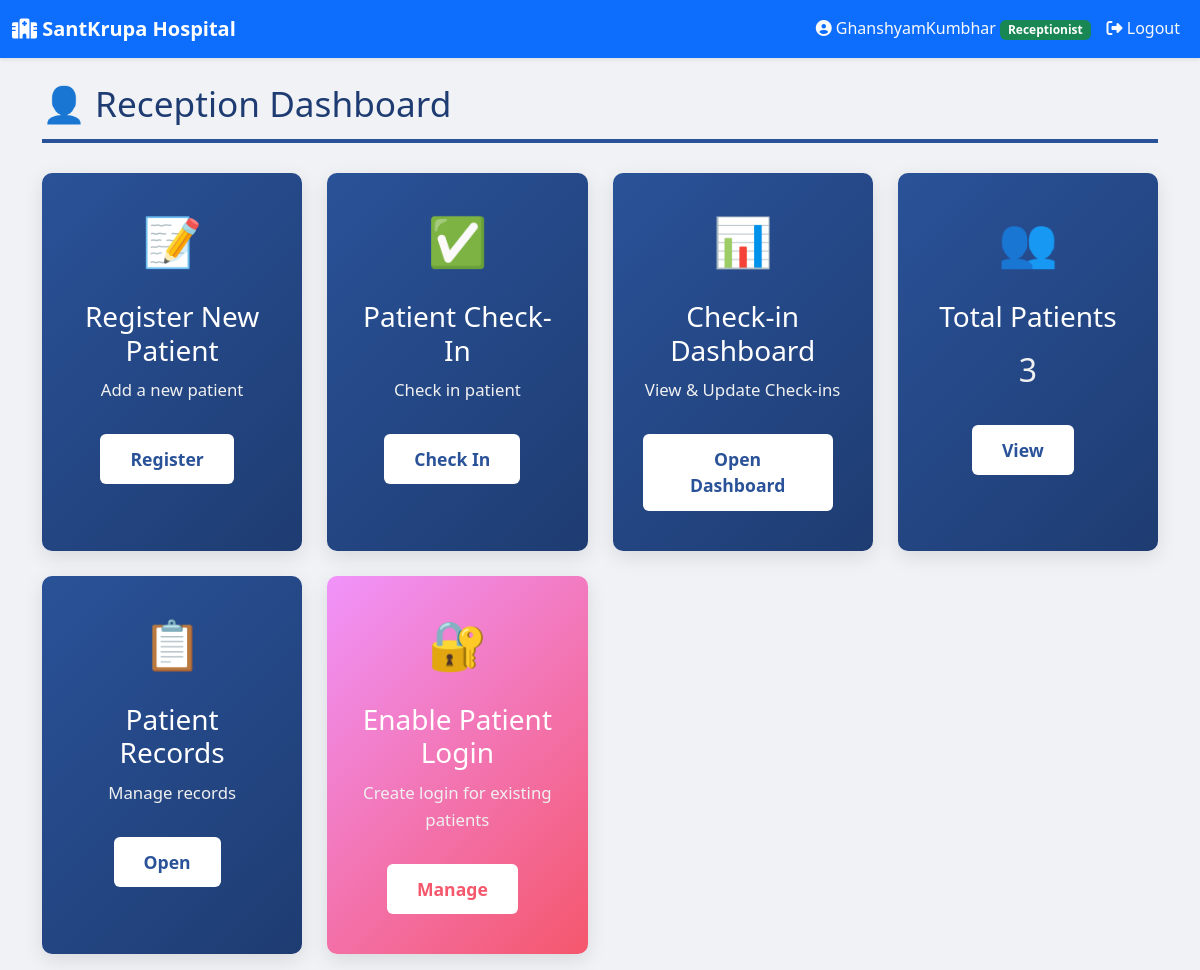
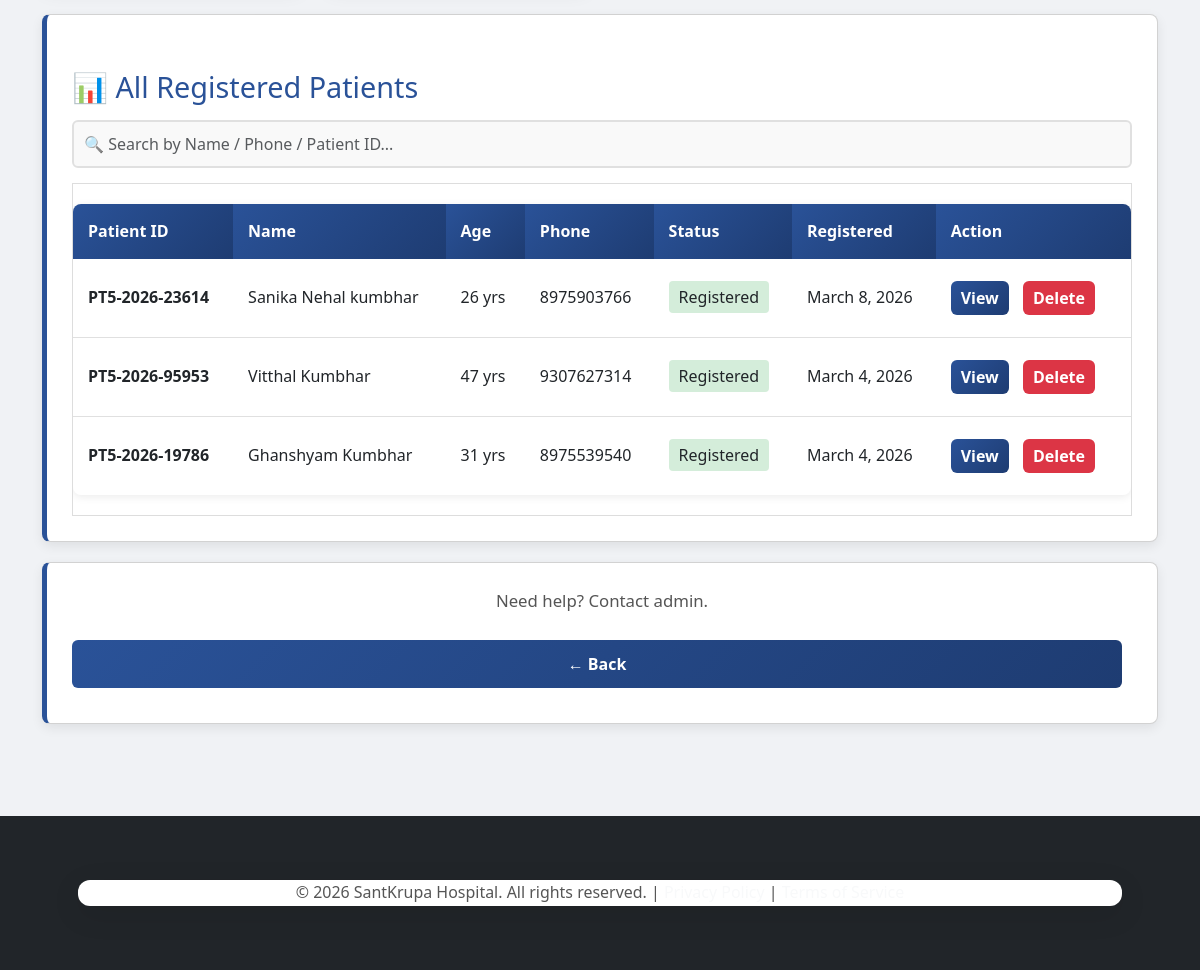
Before: /clinic/santkrupa/reception/dashboard/ (signed in) with the older database file (2 pictures, top to bottom).
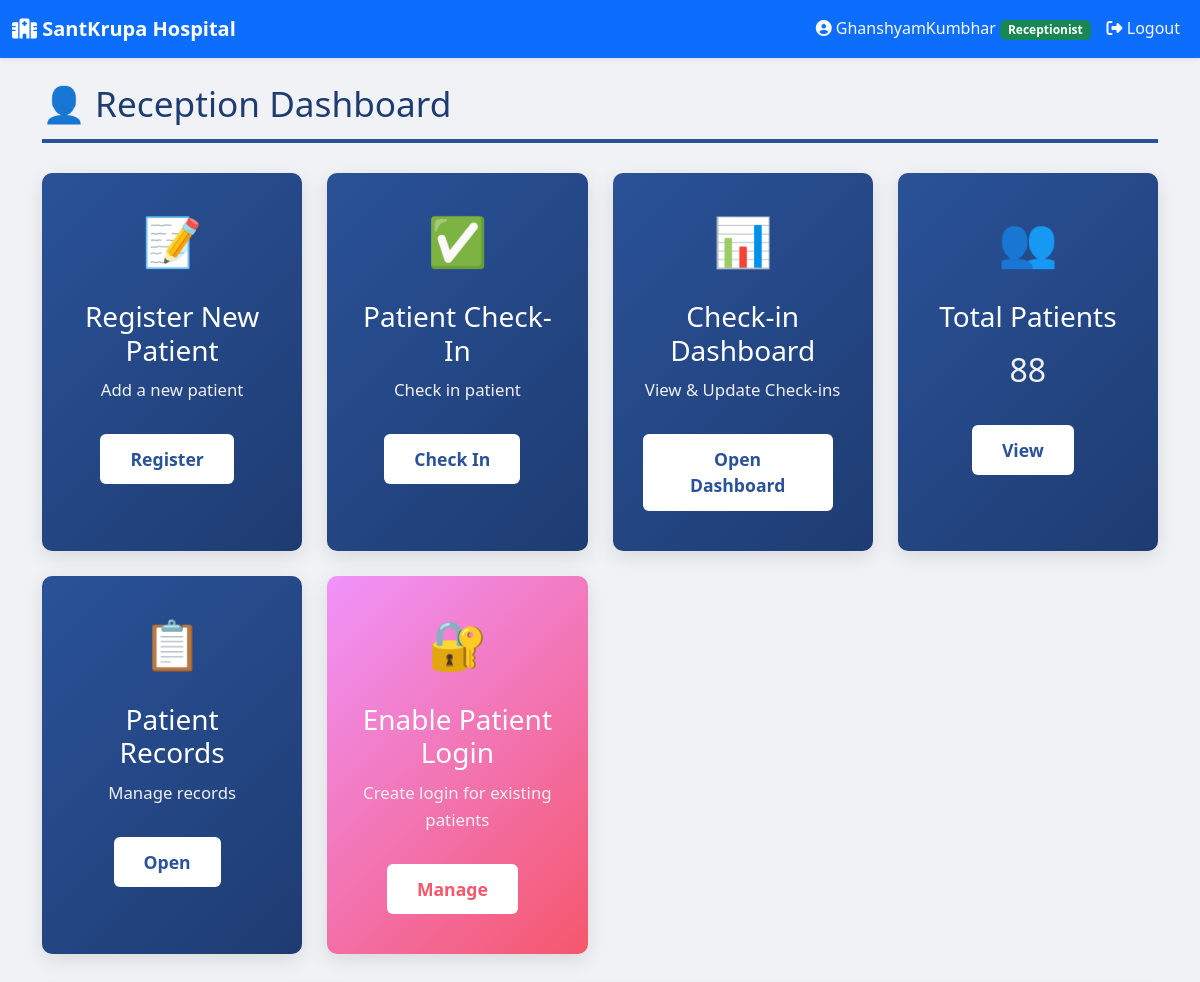
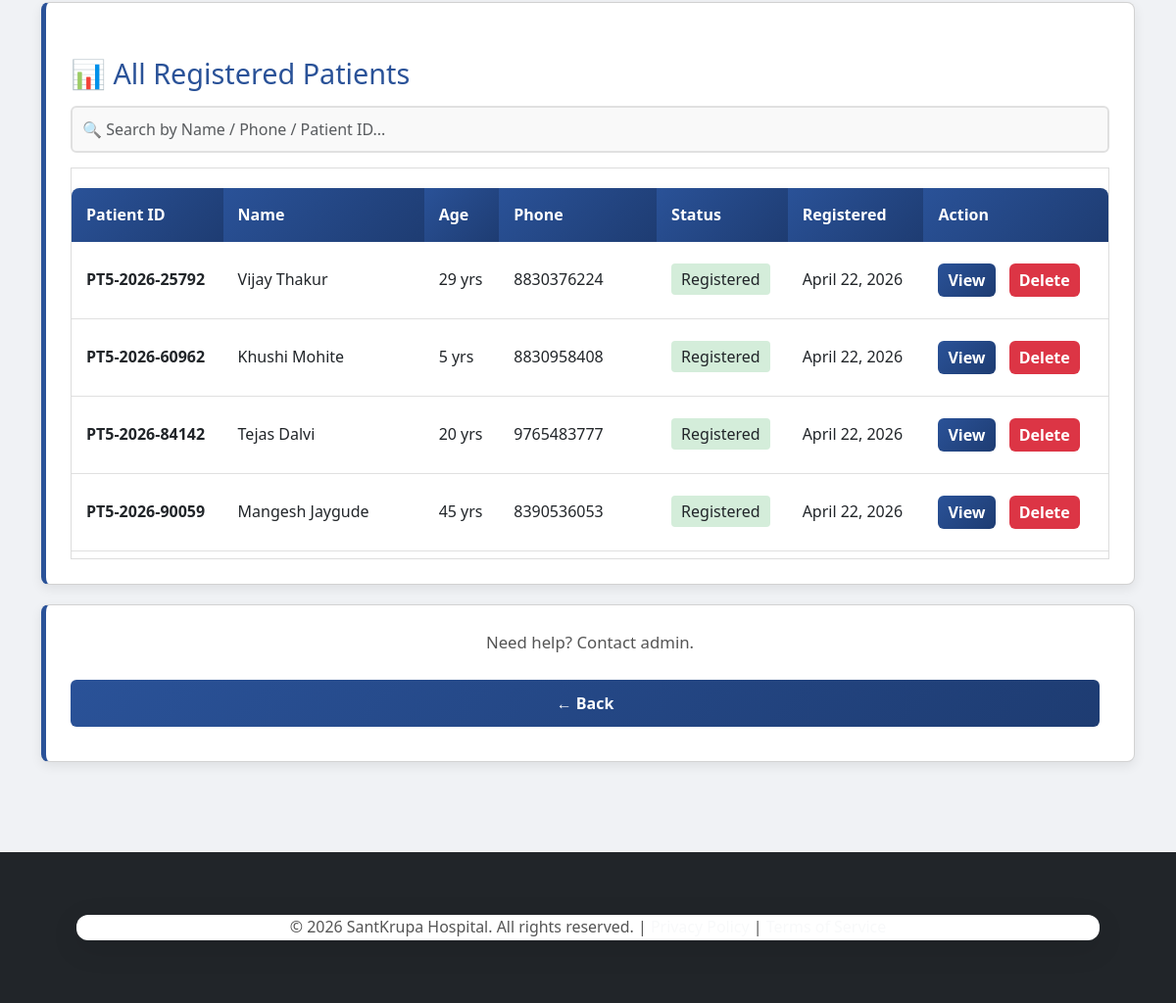
After: the same page with the newer database file (2 pictures, top to bottom).
### hospital/models.py (models this page shows, shortened)
class Patient(models.Model):
    STATUS_CHOICES = [
        ('registered', 'Registered'),
        ('in_diagnosis', 'In Diagnosis'),
        ('treatment_started', 'Treatment Started'),
        ('discharged', 'Discharged'),
    ]
    GENDER_CHOICES = [
        ('male', 'Male'),
        ('female', 'Female'),
        ('other', 'Other'),
    ]
    clinic = models.ForeignKey(Clinic, on_delete=models.CASCADE, related_name='patients', null=True, blank=True)
    patient_id = models.CharField(max_length=20, editable=False)
    user = models.OneToOneField(User, on_delete=models.CASCADE, null=True, blank=True)
    patient_name = models.CharField(max_length=100)
    age = models.IntegerField()
    gender = models.CharField(max_length=10, choices=GENDER_CHOICES, blank=True)
    address = models.TextField()
    phone_number = models.CharField(max_length=15)
    date_of_birth = models.DateField(null=True, blank=True)
    weight = models.FloatField(null=True, blank=True)
    registration_date = models.DateField(auto_now_add=True)
    status = models.CharField(max_length=20, choices=STATUS_CHOICES, default='registered')
    default_password = models.CharField(max_length=20, blank=True)
    registered_by = models.ForeignKey(User, on_delete=models.SET_NULL, null=True, blank=True,
                                     related_name='patients_registered',
                                     limit_choices_to={'role': 'receptionist'})
    objects = ClinicManager()
    class Meta:
        ordering = ['-registration_date']
        unique_together = [['clinic', 'patient_id']]
        indexes = [
            models.Index(fields=['clinic', 'registration_date']),
            models.Index(fields=['clinic', 'phone_number']),
            models.Index(fields=['clinic', 'patient_name']),
            models.Index(fields=['clinic', 'patient_id']),
        ]

### hospital/views.py (the view)
# urls.py: path('reception/dashboard/', views.reception_dashboard, name='reception_dashboard'),
@login_required(login_url='login')
@require_http_methods(["GET", "POST"])
def reception_dashboard(request, clinic_slug=None):
    if request.user.role != 'receptionist':
        return redirect('homepage')
    clinic = getattr(request, 'clinic', None)
    if not clinic and clinic_slug:
        try:
            clinic = Clinic.objects.get(slug=clinic_slug)
        except Clinic.DoesNotExist:
            clinic = None
    if not clinic and getattr(request.user, 'clinic', None):
        clinic = request.user.clinic
    patients = Patient.objects.filter(clinic=clinic).order_by('-registration_date') if clinic else Patient.objects.all().order_by('-registration_date')
    from django.utils import timezone
    today = timezone.now().date()
    todays_visits = PatientVisit.objects.filter(check_in_date__date=today, clinic=clinic).count() if clinic else PatientVisit.objects.filter(check_in_date__date=today).count()
    pending_prescriptions = Prescription.objects.filter(status='pending', clinic=clinic).count() if clinic else Prescription.objects.filter(status='pending').count()
    context = {
        'clinic': clinic,
        'patients': patients,
        'total_patients': patients.count(),
        'todays_visits': todays_visits,
        'pending_prescriptions': pending_prescriptions,
    }
    return render(request, 'hospital/reception/dashboard.html', context)

### hospital/managers.py (called while the page is built)
    def get_queryset(self):
        return super().get_queryset()

### hospital/templates/hospital/reception/dashboard.html (shortened to what the changed rows need)
{% extends "hospital/base.html" %}
{% block content %}
<h1>👤 Reception Dashboard</h1>
<div class="dashboard-grid">
    <div class="dashboard-item">
        <div class="icon">👥</div>
        <h3 style="color: #fff;">Total Patients</h3>
        <p style="color: #f0f0f0; font-size: 2em;">{{ total_patients }}</p>
        <a href="#patients" class="btn" style="background:#fff; color:#2a5298;">View</a>
    </div>
</div>
<div class="card" id="patients">
    <h2>📊 All Registered Patients</h2>
    {% if patients %}
    <div style="max-height: 400px; overflow-y: auto; overflow-x: auto; border:1px solid #ddd;">
        <table style="width:100%; border-collapse: collapse;">
            <thead style="position: sticky; top: 0; background: #f8f9fa; z-index: 1;">
                <tr>
                    <th>Patient ID</th>
                    <th>Name</th>
                    <th>Age</th>
                    <th>Phone</th>
                    <th>Status</th>
                    <th>Registered</th>
                    <th>Action</th>
                </tr>
            </thead>
            <tbody id="patientTable">
                {% for patient in patients %}
                <tr>
                    <td><strong>{{ patient.patient_id }}</strong></td>
                    <td>{{ patient.patient_name }}</td>
                    <td>{{ patient.age }} yrs</td>
                    <td>{{ patient.phone_number }}</td>
                    <td>
                        <span style="
                            background:
                            {% if patient.status == 'registered' %}#d4edda
                            {% elif patient.status == 'in_diagnosis' %}#fff3cd
                            {% elif patient.status == 'treatment_started' %}#d1ecf1
                            {% else %}#d4edda{% endif %};
                            padding:5px 10px;
                            border-radius:4px;
                        ">
                            {{ patient.get_status_display }}
                        </span>
                    </td>
                    <td>{{ patient.registration_date }}</td>
                    <td>
                        {% if clinic %}
                        <a href="{% url 'patient_details' clinic.slug patient.id %}" class="btn"
                            style="padding:5px 10px;">View</a>
                        <a href="{% url 'delete_patient' clinic.slug patient.id %}" class="btn"
                            style="background:#dc3545; padding:5px 10px;">Delete</a>
                        {% else %}
                        <a href="#" class="btn">View</a>
                        <a href="#" class="btn" style="background:#dc3545;">Delete</a>
                        {% endif %}
                    </td>
                </tr>
                {% endfor %}
            </tbody>
        </table>
    </div>
    {% else %}
    <div class="alert-info">No patients registered yet.</div>
    {% endif %}
</div>
{% endblock %}

Changed rows visible on the page:
no longer on this page (row edited): Patient: patient_id "PT5-2026-23614", patient_name "Sanika Nehal kumbhar", age "26", phone_number "8975903766", status "Registered", registration_date "March 8, 2026", shows "View"
removed Patient: patient_id "PT5-2026-95953", patient_name "Vitthal Kumbhar", age "47", phone_number "9307627314", status "Registered", registration_date "March 4, 2026", shows "View"
removed Patient: patient_id "PT5-2026-19786", patient_name "Ghanshyam Kumbhar", age "31", phone_number "8975539540", status "Registered", registration_date "March 4, 2026", shows "View"
added Patient: patient_id "PT5-2026-25792", patient_name "Vijay Thakur", age "29", phone_number "8830376224", status "Registered", registration_date "April 22, 2026", shows "View"
added Patient: patient_id "PT5-2026-60962", patient_name "Khushi Mohite", age "5", phone_number "8830958408", status "Registered", registration_date "April 22, 2026", shows "View"
added Patient: patient_id "PT5-2026-84142", patient_name "Tejas Dalvi", age "20", phone_number "9765483777", status "Registered", registration_date "April 22, 2026", shows "View"
added Patient: patient_id "PT5-2026-90059", patient_name "Mangesh Jaygude", age "45", phone_number "8390536053", status "Registered", registration_date "April 22, 2026", shows "View"
Other visible differences:
{{ total_patients }}: "3" → "88"
